Frame 1 (no input): blank canvas, image omitted
Frame 60 (no input): blank canvas, image omitted
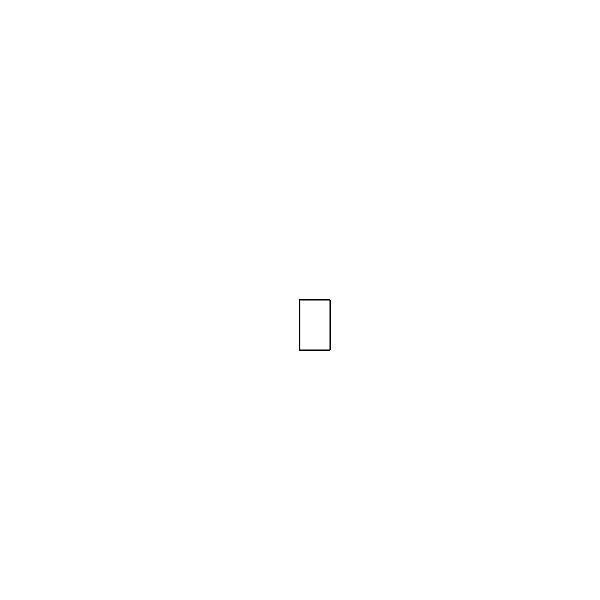
Frame 120 (the mouse pressed at the canvas centre since frame 60)

The p5.js sketch whose frames 1 and 60 were blank and that drew this single picture after the mouse press (run headless with seeded random() and noise() and a simulated clock; from frame 60 on, the mouse is pressed at the canvas centre):

// p5.js sketch
// ── sketch.js
function setup() {
  createCanvas(600, 600);
background("white");
}
function draw() {

  
  fill("white");
 stroke("black");
  //console.log (mouseIsPressed)

  if (mouseIsPressed) {
    rect(mouseX, mouseY, 30, 50);
  }
}
